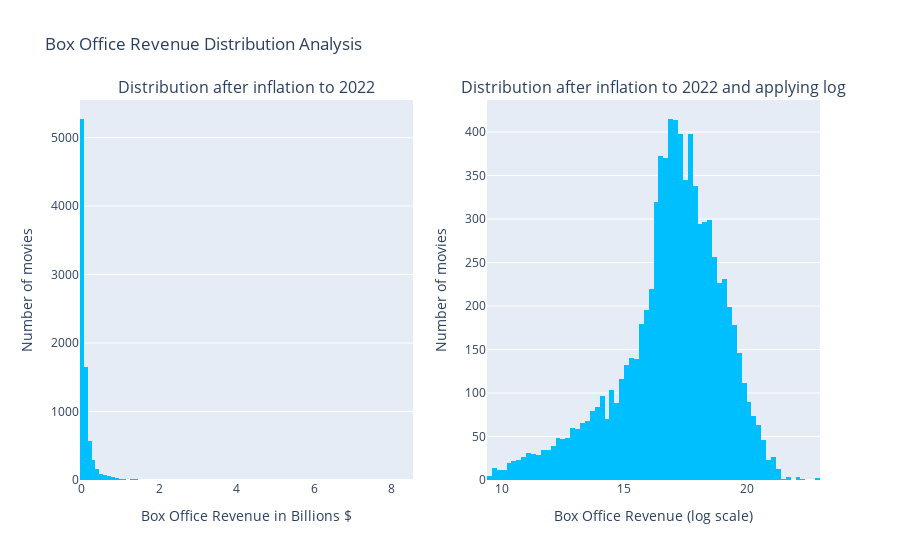

The code cell stored with this chart in its notebook:
### Code cell
# Create subplots
fig = sp.make_subplots(rows=1, cols=2, subplot_titles=['Distribution of revenues', 'Distribution log revenues'])

# Plotting the original distribution
trace1 = go.Histogram(x=movie_with_inflation['Revenue_with_inflation']/1e9, nbinsx=100, marker=dict(color='deepskyblue'))
fig.add_trace(trace1, row=1, col=1)

# Plotting the distribution after applying log
trace2 = go.Histogram(x=movie_with_inflation['log_revenues'], nbinsx=100, marker=dict(color='deepskyblue'))
fig.add_trace(trace2, row=1, col=2)

# Update layout for the first subplot
fig.update_xaxes(title_text='Box Office Revenue in Billions $', row=1, col=1)
fig.update_yaxes(title_text='Number of movies', row=1, col=1)

# Update layout for the second subplot
fig.update_xaxes(title_text='Box Office Revenue (log scale)', row=1, col=2)
fig.update_yaxes(title_text='Number of movies', row=1, col=2)

# Update overall layout
fig.update_layout(title_text='Box Office Revenue Distribution Analysis', showlegend=False)

# Save the interactive plot as an HTML file
fig.write_html("images/box_office_distribution.html")
fig.show()

### Figure 1 — Plotly figure (JSON) as saved in the notebook; plotly's stock layout.template omitted (floating-point values rounded to 4 significant figures; data arrays with more than 128 entries replaced by an {"elided": "..."} marker saying what was removed)
{"data": [{"marker": {"color": "deepskyblue"}, "nbinsx": 100, "type": "histogram", "x": {"elided": "8326 float values"}, "xaxis": "x", "yaxis": "y"}, {"marker": {"color": "deepskyblue"}, "nbinsx": 100, "type": "histogram", "x": {"elided": "8326 float values"}, "xaxis": "x2", "yaxis": "y2"}], "layout": {"annotations": [{"font": {"size": 16}, "showarrow": false, "text": "Distribution after inflation to 2022", "x": 0.225, "xanchor": "center", "xref": "paper", "y": 1, "yanchor": "bottom", "yref": "paper"}, {"font": {"size": 16}, "showarrow": false, "text": "Distribution after inflation to 2022 and applying log", "x": 0.775, "xanchor": "center", "xref": "paper", "y": 1, "yanchor": "bottom", "yref": "paper"}], "showlegend": false, "title": {"text": "Box Office Revenue Distribution Analysis"}, "xaxis": {"anchor": "y", "domain": [0, 0.45], "title": {"text": "Box Office Revenue in Billions $"}}, "xaxis2": {"anchor": "y2", "domain": [0.55, 1], "title": {"text": "Box Office Revenue (log scale)"}}, "yaxis": {"anchor": "x", "domain": [0, 1], "title": {"text": "Number of movies"}}, "yaxis2": {"anchor": "x2", "domain": [0, 1], "title": {"text": "Number of movies"}}}}
